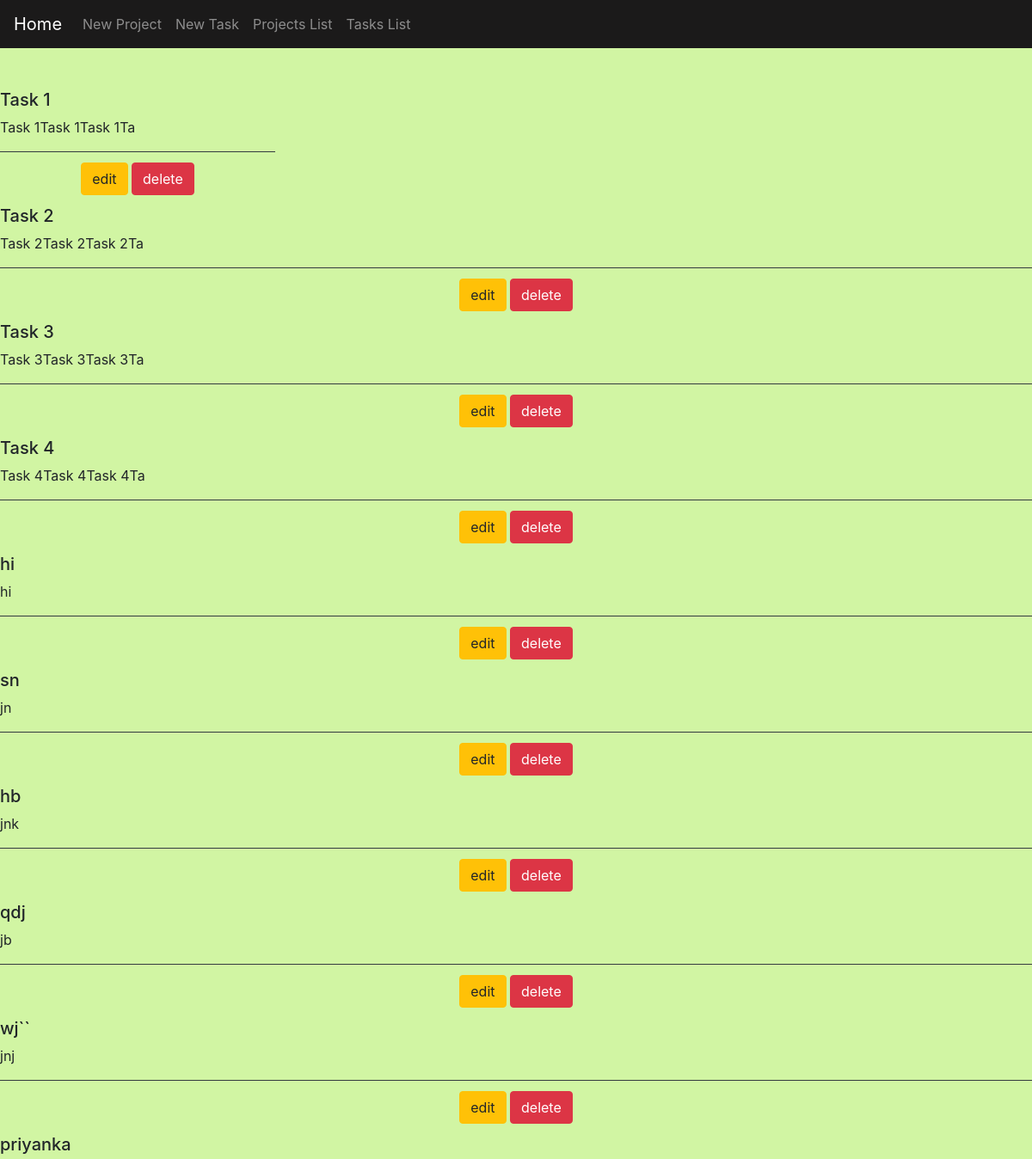
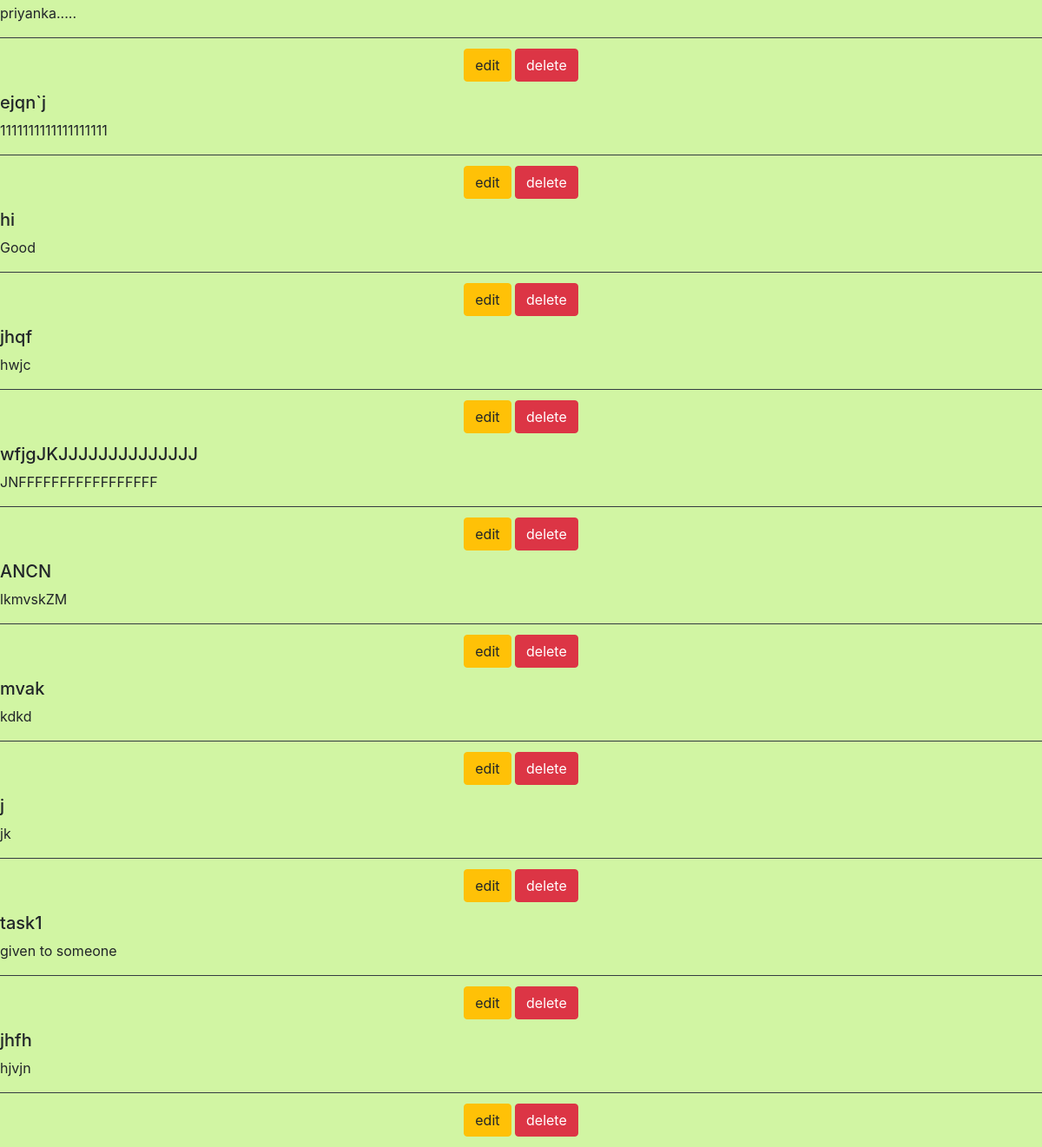
The page /index1 on the database its author committed (2 pictures, top to bottom).
### books/models.py (models this page shows, shortened)
class Tasks(models.Model):
    name = models.CharField(max_length=20)
    describe = models.CharField(max_length=20)
    created_at = models.DateTimeField(auto_now_add=True)
    updated_at = models.DateTimeField(auto_now=True)

### books/views.py (the view)
# urls.py: path('index1',views.index1,name='index1'),
def index1(request):
    shelf1 = Tasks.objects.all()
    return render(request,'books/library.html',{'shelf1':shelf1})

### books/templates/books/library.html (shortened to what this page needs)
<!DOCTYPE html>
{% load static %}
<html>
    <head>
        <link rel="stylesheet" href="https://stackpath.bootstrapcdn.com/bootstrap/4.4.1/css/bootstrap.min.css">
    </head>
    <body style="background-color:#d1f5a3">
        <nav class="navbar navbar-expand-lg navbar-dark" style="background:#1b1a1a">
            <div class="collapse navbar-collapse" id="myMenu">
                <ul class="navbar-nav">
                    <li class="nav-item">
                        <a class="navbar-brand" href="{% url 'home' %}">Home</a>
                    </li>
                    <li class="nav-item">
                        <a class="nav-link" href="{% url 'upload_book' %}">New Project</a>
                    </li>
                    <li class="nav-item">
                        <a class="nav-link" href="{% url 'upload_book1' %}">New Task</a>
                    </li>
                    <li class="nav-item">
                        <a class="nav-link" href="{% url 'index' %}">Projects List</a>
                    </li>
                    <li class="nav-item">
                        <a class="nav-link" href="{% url 'index1' %}">Tasks List</a>
                    </li>
                </ul>
        </nav><br><br>
        {% block content %}
        <div >
            <div style="width:20rem;">
                {% for books in shelf1 %}
                <h5>{{books.name}}</h5>
                <p>{{books.describe}}</p>
                <div class="card-footer bg-transparent border-dark">
                    <center>
                        <a href="update1/{{books.id}}" class="btn btn-warning" id='{{books.id}}'>edit</a>
                        <a href="delete/{{books.id}}" class="btn btn-danger" id='{{books.id}}'>delete</a>
                    </center>
                </div>
                </div>
                </div>
                {% endfor %}
        {% endblock %}
    </body>
</html>

### rows shown on the page
Tasks: name "Task 1", describe "Task 1Task 1Task 1Ta"
Tasks: name "Task 2", describe "Task 2Task 2Task 2Ta"
Tasks: name "Task 3", describe "Task 3Task 3Task 3Ta"
Tasks: name "Task 4", describe "Task 4Task 4Task 4Ta"
Tasks: name "hi", describe "hi"
Tasks: name "sn", describe "jn"
Tasks: name "hb", describe "jnk"
Tasks: name "qdj", describe "jb"
Tasks: name "wj``", describe "jnj"
Tasks: name "priyanka", describe "priyanka....."
Tasks: name "ejqn`j", describe "1111111111111111111"
Tasks: name "hi", describe "Good"
Tasks: name "jhqf", describe "hwjc"
Tasks: name "wfjgJKJJJJJJJJJJJJJJ", describe "JNFFFFFFFFFFFFFFFFF"
Tasks: name "ANCN", describe "lkmvskZM"
Tasks: name "mvak", describe "kdkd"
Tasks: name "j", describe "jk"
Tasks: name "task1", describe "given to someone"
Tasks: name "jhfh", describe "hjvjn"
